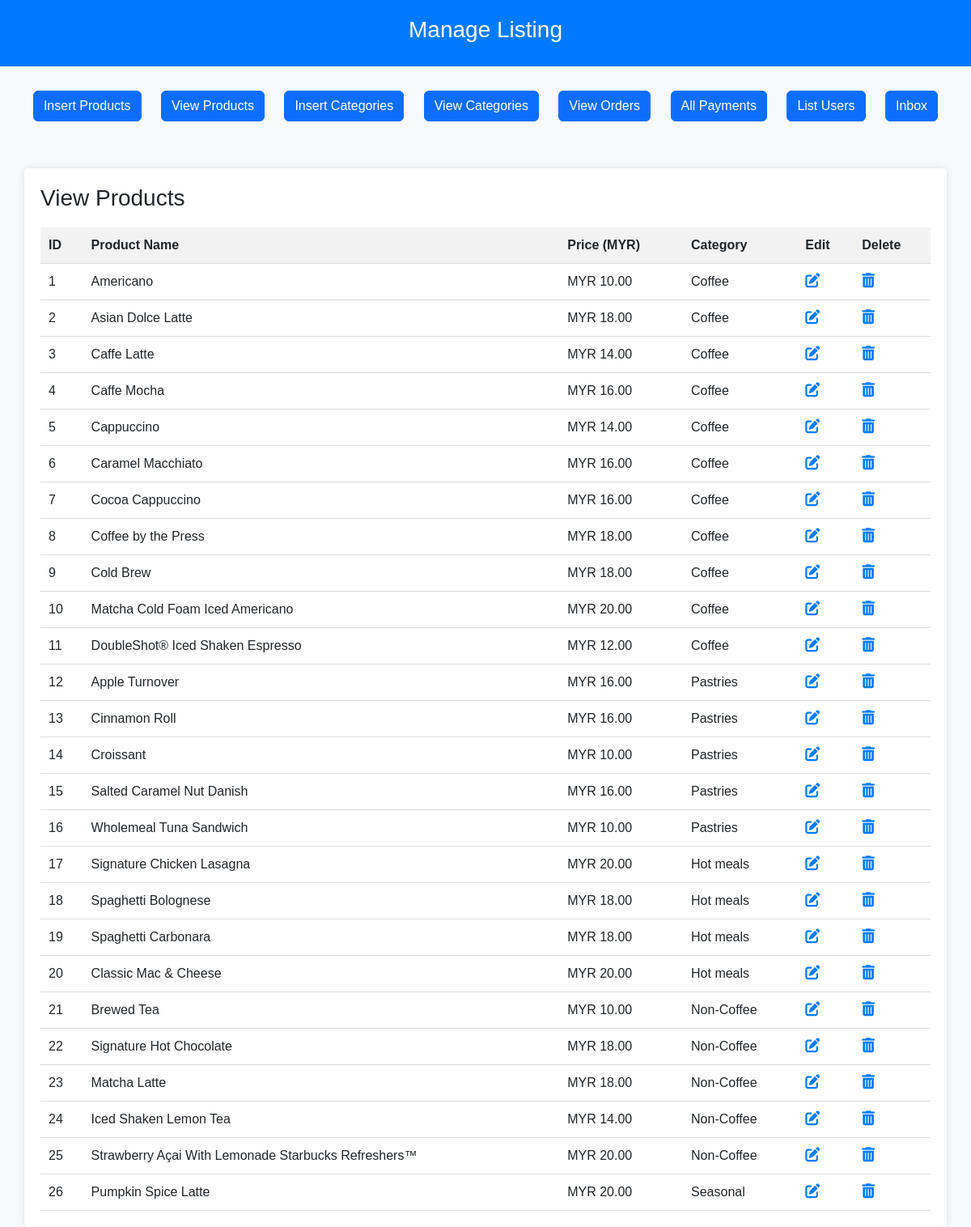
Page /admin/index.php?view_products on the committed database.
### tables this page shows
CREATE TABLE `products` (
  `product_id` int(11) NOT NULL,
  `product_title` varchar(100) NOT NULL,
  `product_description` text NOT NULL,
  `category_id` int(11) NOT NULL,
  `product_image` varchar(255) NOT NULL,
  `product_price` decimal(10,2) NOT NULL
);

CREATE TABLE `categories` (
  `category_id` int(11) NOT NULL,
  `category_title` varchar(100) NOT NULL
);

### admin/view_products.php (the view, shortened to what this page needs)
<?php
include('../include/connect.php');
$select_query = "SELECT p.product_id, p.product_title, p.product_price, c.category_title FROM products p JOIN categories c ON p.category_id = c.category_id";
$result = mysqli_query($con, $select_query);
?>
<!DOCTYPE html>
<html lang="en">
<head>
    <link rel="stylesheet" href="https://cdnjs.cloudflare.com/ajax/libs/font-awesome/6.0.0/css/all.min.css">
</head>
<body>
    <h3>View Products</h3>
    <table>
        <tr>
            <th>ID</th>
            <th>Product Name</th>
            <th>Price (MYR)</th>
            <th>Category</th>
            <th>Edit</th>
            <th>Delete</th>
        </tr>
        <?php
        while ($row = mysqli_fetch_assoc($result)) {
            echo "<tr>";
            echo "<td>" . $row['product_id'] . "</td>";
            echo "<td>" . $row['product_title'] . "</td>";
            echo "<td>MYR " . number_format($row['product_price'], 2) . "</td>";
            echo "<td>" . $row['category_title'] . "</td>";
            echo "<td><a href='edit_product.php?id=" . $row['product_id'] . "'><i class='fas fa-edit icon'></i></a></td>";
            echo "<td><a href='delete_product.php?id=" . $row['product_id'] . "' onclick='return confirm(\"Are you sure you want to delete this product?\")'><i class='fas fa-trash-alt icon'></i></a></td>";
            echo "</tr>";
        }
        ?>
    </table>
</body>
</html>

### admin/index.php (style rules this page uses)
body { background-color: #f8f9fa; font-family: Arial, sans-serif; }

### admin/view_products.php (style rules this page uses)
table { width: 100%; border-collapse: collapse; margin-top: 20px; }
th, td { padding: 10px; text-align: left; border-bottom: 1px solid #ddd; }
th { background-color: #f2f2f2; }
.icon { font-size: 18px; color: #007bff; margin-right: 5px; cursor: pointer; }

### rows in the picture
products: product_id "1", product_title "Americano", product_price "10.00", category.category_title "Coffee"
products: product_id "2", product_title "Asian Dolce Latte", product_price "18.00", category.category_title "Coffee"
products: product_id "3", product_title "Caffe Latte", product_price "14.00", category.category_title "Coffee"
products: product_id "4", product_title "Caffe Mocha", product_price "16.00", category.category_title "Coffee"
products: product_id "5", product_title "Cappuccino", product_price "14.00", category.category_title "Coffee"
products: product_id "6", product_title "Caramel Macchiato", product_price "16.00", category.category_title "Coffee"
products: product_id "7", product_title "Cocoa Cappuccino", product_price "16.00", category.category_title "Coffee"
products: product_id "8", product_title "Coffee by the Press", product_price "18.00", category.category_title "Coffee"
products: product_id "9", product_title "Cold Brew", product_price "18.00", category.category_title "Coffee"
products: product_id "10", product_title "Matcha Cold Foam Iced Americano", product_price "20.00", category.category_title "Coffee"
products: product_id "11", product_title "DoubleShot® Iced Shaken Espresso", product_price "12.00", category.category_title "Coffee"
products: product_id "12", product_title "Apple Turnover", product_price "16.00", category.category_title "Pastries"
products: product_id "13", product_title "Cinnamon Roll", product_price "16.00", category.category_title "Pastries"
products: product_id "14", product_title "Croissant", product_price "10.00", category.category_title "Pastries"
products: product_id "15", product_title "Salted Caramel Nut Danish", product_price "16.00", category.category_title "Pastries"
products: product_id "16", product_title "Wholemeal Tuna Sandwich", product_price "10.00", category.category_title "Pastries"
products: product_id "17", product_title "Signature Chicken Lasagna", product_price "20.00", category.category_title "Hot meals"
products: product_id "18", product_title "Spaghetti Bolognese", product_price "18.00", category.category_title "Hot meals"
products: product_id "19", product_title "Spaghetti Carbonara", product_price "18.00", category.category_title "Hot meals"
products: product_id "20", product_title "Classic Mac & Cheese", product_price "20.00", category.category_title "Hot meals"
products: product_id "21", product_title "Brewed Tea", product_price "10.00", category.category_title "Non-Coffee"
products: product_id "22", product_title "Signature Hot Chocolate", product_price "18.00", category.category_title "Non-Coffee"
products: product_id "23", product_title "Matcha Latte", product_price "18.00", category.category_title "Non-Coffee"
products: product_id "24", product_title "Iced Shaken Lemon Tea", product_price "14.00", category.category_title "Non-Coffee"
products: product_id "25", product_title "Strawberry Açai With Lemonade Starbucks Refreshers™", product_price "20.00", category.category_title "Non-Coffee"
products: product_id "26", product_title "Pumpkin Spice Latte", product_price "20.00", category.category_title "Seasonal"
